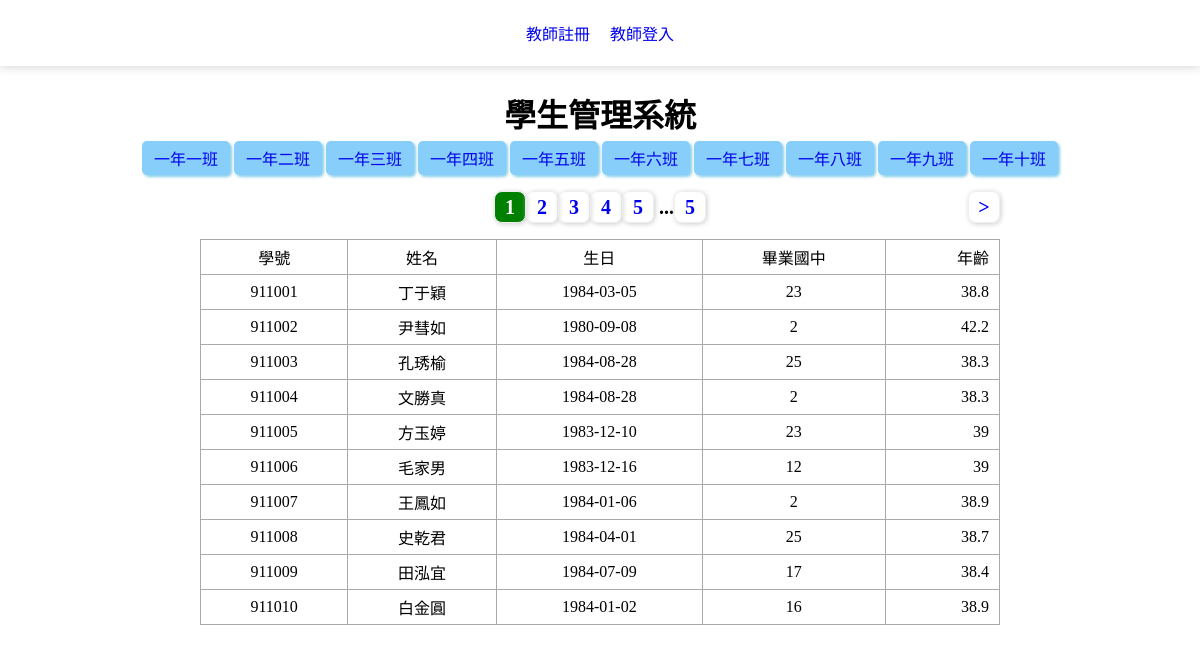
The page /?code=101 on the database its author committed.
### tables this page shows
CREATE TABLE `classes` (
  `id` int(10) UNSIGNED NOT NULL,
  `code` varchar(3) NOT NULL,
  `name` varchar(12) NOT NULL,
  `tutor` varchar(8) NOT NULL
);

CREATE TABLE `students` (
  `id` int(10) UNSIGNED NOT NULL,
  `school_num` int(6) DEFAULT NULL COMMENT '學號',
  `name` varchar(8) DEFAULT NULL COMMENT '姓名',
  `birthday` date DEFAULT NULL COMMENT '出生年月日',
  `uni_id` varchar(10) DEFAULT NULL COMMENT '身分證號碼',
  `addr` varchar(32) DEFAULT NULL COMMENT '住址',
  `parents` varchar(8) DEFAULT NULL COMMENT '家長',
  `tel` varchar(16) DEFAULT NULL COMMENT '電話',
  `dept` varchar(8) DEFAULT NULL COMMENT '科別',
  `graduate_at` varchar(16) DEFAULT NULL COMMENT '畢業國中',
  `status_code` varchar(4) DEFAULT NULL
);

### front/main.php (the view, shortened to what this page needs)
<?php
    include "./layouts/class_nav.php"
?>
<?php
if (isset($_GET['code'])) {
    $sql = "SELECT `students`.`id`,
                    `students`.`school_num` as '學號',
                     `students`.`name` as '姓名',
                     `students`.`birthday` as '生日',
                     `students`.`graduate_at` as '畢業國中'
              FROM `class_student`,`students`
              WHERE `class_student`.`school_num`=`students`.`school_num` &&
                    `class_student`.`class_code`='{$_GET['code']}'";
    $sql_total = "SELECT count(`students`.`id`)
              FROM `class_student`,`students`
              WHERE `class_student`.`school_num`=`students`.`school_num` &&
                    `class_student`.`class_code`='{$_GET['code']}'";
}
$div = 10;
$total = $pdo->query($sql_total)->fetchColumn();
$pages = ceil($total / $div);
$now = $_GET['page'] ?? 1;
$start = ($now - 1) * $div;
$sql = $sql . " LIMIT $start,$div";
$rows = $pdo->query($sql)->fetchAll(PDO::FETCH_ASSOC);
?>
<div class="pages">
    <?php
    if(($now-1)>=1){
        $prev=$now-1;
        if(isset($_GET['code'])){
            echo "<a href='?page=$prev&code={$_GET['code']}'> ";
            echo "&lt; ";
            echo " </a>";
        }else{
            echo "<a href='?page=$prev'> ";
            echo "&lt; ";
            echo " </a>";
        }
    }else{
        echo "<a class='noshow'>&nbsp;</a>";
    }
    ?>
    <div>
    <?php
        if($now>=3 && $now<=($pages-2)){
            $startPage=$now-2;
        }else if($now-2<3){
            $startPage=1;
        }else{
            $startPage=$pages-4;
        }
        for($i=$startPage;$i<=($startPage+4);$i++){
            $nowPage=($i==$now)?'now':'';
            if(isset($_GET['code'])){
                echo "<a href='?page=$i&code={$_GET['code']}' class='$nowPage'> ";
                echo $i;
                echo " </a>";
            }else{
                echo "<a href='?page=$i' class='$nowPage'> ";
                echo $i;
                echo " </a>";
            }
        }
    ?>
        <?php
        if($now<=($pages-3)){
            if(isset($_GET['code'])){
                echo "...<a href='?page=$pages&code={$_GET['code']}'> ";
                echo "$pages";
                echo " </a>";
            }else{
                echo "...<a href='?page=$pages'> ";
                echo "$pages";
                echo " </a>";
            }
        }
    ?>
    </div>
    <?php
    if(($now+1)<=$pages){
        $next=$now+1;
        if(isset($_GET['code'])){
            echo "<a href='?page=$next&code={$_GET['code']}'> ";
            echo "&gt; ";
            echo " </a>";
        }else{
            echo "<a href='?page=$next'> ";
            echo "&gt; ";
            echo " </a>";
        }
    }else{
        echo "<a class='noshow'>&nbsp;</a>";
    }
    ?>
</div>
<table class='list-students'>
<tr>
    <td>學號</td>
    <td>姓名</td>
    <td>生日</td>
    <td>畢業國中</td>
    <td>年齡</td>
</tr>
<?php
foreach($rows as $row){
    $age=round((strtotime('now')-strtotime($row['生日']))/(60*60*24*365),1);
 echo "<tr>";
 echo "<td>{$row['學號']}</td>";
 echo "<td>{$row['姓名']}</td>";
 echo "<td>{$row['生日']}</td>";
 echo "<td>{$row['畢業國中']}</td>";
 echo "<td>{$age}</td>";
 echo "</tr>";
}
?>
</table>

### layouts/class_nav.php
<nav>
<ul class="class-list" >
<?php
    $sql="SELECT `id`,`code`,`name` FROM `classes`";
    $classes=$pdo->query($sql)->fetchAll(PDO::FETCH_ASSOC);
    foreach($classes as $class){
        echo "<li><a href='?code={$class['code']}'>{$class['name']}</a></li>";
    }
?>
</ul>
</nav>

### style.css (style rules this page uses)
* { margin: 0; padding: 0; box-sizing: border-box; }
.list-students { border-collapse: collapse; width:800px; margin:auto; }
.list-students td { border:1px solid #aaa; padding:5px 10px; text-align: center; }
.list-students td:nth-last-child(1) { text-align: right; }
nav,.pages { text-align: center; }
.pages { font-size:20px; font-weight: bolder; margin:1rem auto; display: flex; justify-content: space-between; width:800px; }
.pages a { display: inline-flex; justify-content: center; align-items: center; text-decoration: none; border:1px solid #eee; box-shadow: 1px 1px 5px #ccc; text-align: center; width:32px; height:32px; border-radius: 8px; }
nav a { display:inline-block; padding:5px 10px; text-decoration: none; }
.class-list { display: flex; list-style-type: none; justify-content: center; align-items: center; margin:5px 0; }
nav ul.class-list li a { padding:5px 12px; margin:0 2px; border-radius:5px; background-color: lightskyblue; box-shadow: 2px 2px 3px skyblue; text-decoration: none; }
.now { background-color: green; color:white; }
.pages a.noshow { border:0px solid #eee; box-shadow: initial; }

### rows shown on the page
classes: name "一年一班"
classes: name "一年二班"
classes: name "一年三班"
classes: name "一年四班"
classes: name "一年五班"
classes: name "一年六班"
classes: name "一年七班"
classes: name "一年八班"
classes: name "一年九班"
classes: name "一年十班"
students: school_num "911001", name "丁于穎", birthday "1984-03-05", graduate_at "23", birthday "38.8"
students: school_num "911002", name "尹彗如", birthday "1980-09-08", graduate_at "2", birthday "42.2"
students: school_num "911003", name "孔琇榆", birthday "1984-08-28", graduate_at "25", birthday "38.3"
students: school_num "911004", name "文勝真", birthday "1984-08-28", graduate_at "2", birthday "38.3"
students: school_num "911005", name "方玉婷", birthday "1983-12-10", graduate_at "23", birthday "39"
students: school_num "911006", name "毛家男", birthday "1983-12-16", graduate_at "12", birthday "39"
students: school_num "911007", name "王鳳如", birthday "1984-01-06", graduate_at "2", birthday "38.9"
students: school_num "911008", name "史乾君", birthday "1984-04-01", graduate_at "25", birthday "38.7"
students: school_num "911009", name "田泓宜", birthday "1984-07-09", graduate_at "17", birthday "38.4"
students: school_num "911010", name "白金圓", birthday "1984-01-02", graduate_at "16", birthday "38.9"

### other values the page prints
$pages "5"
